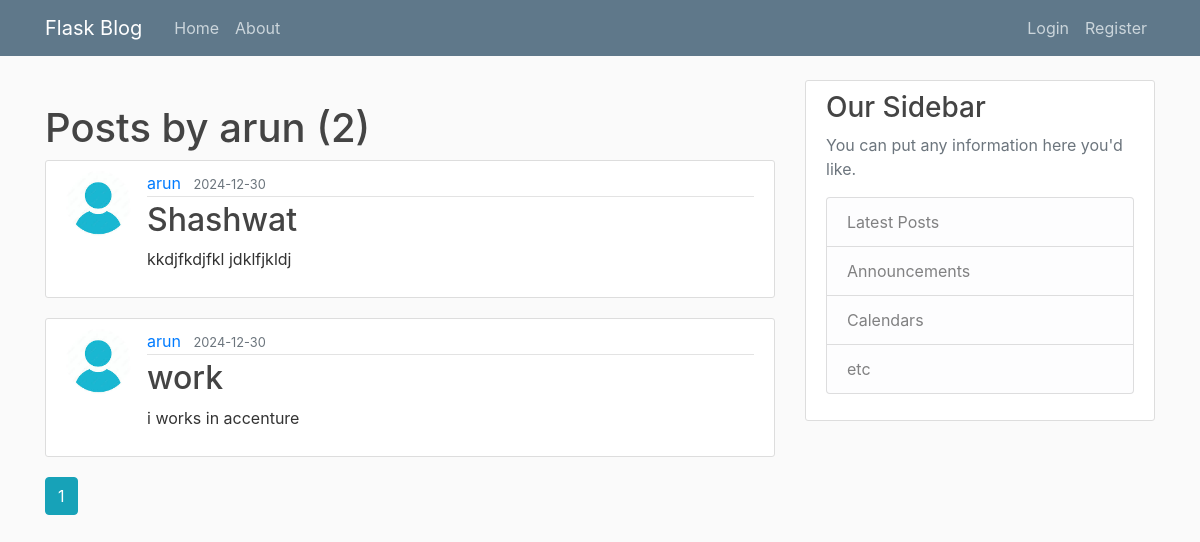
/user/arun, run on an earlier commit of the app's database.
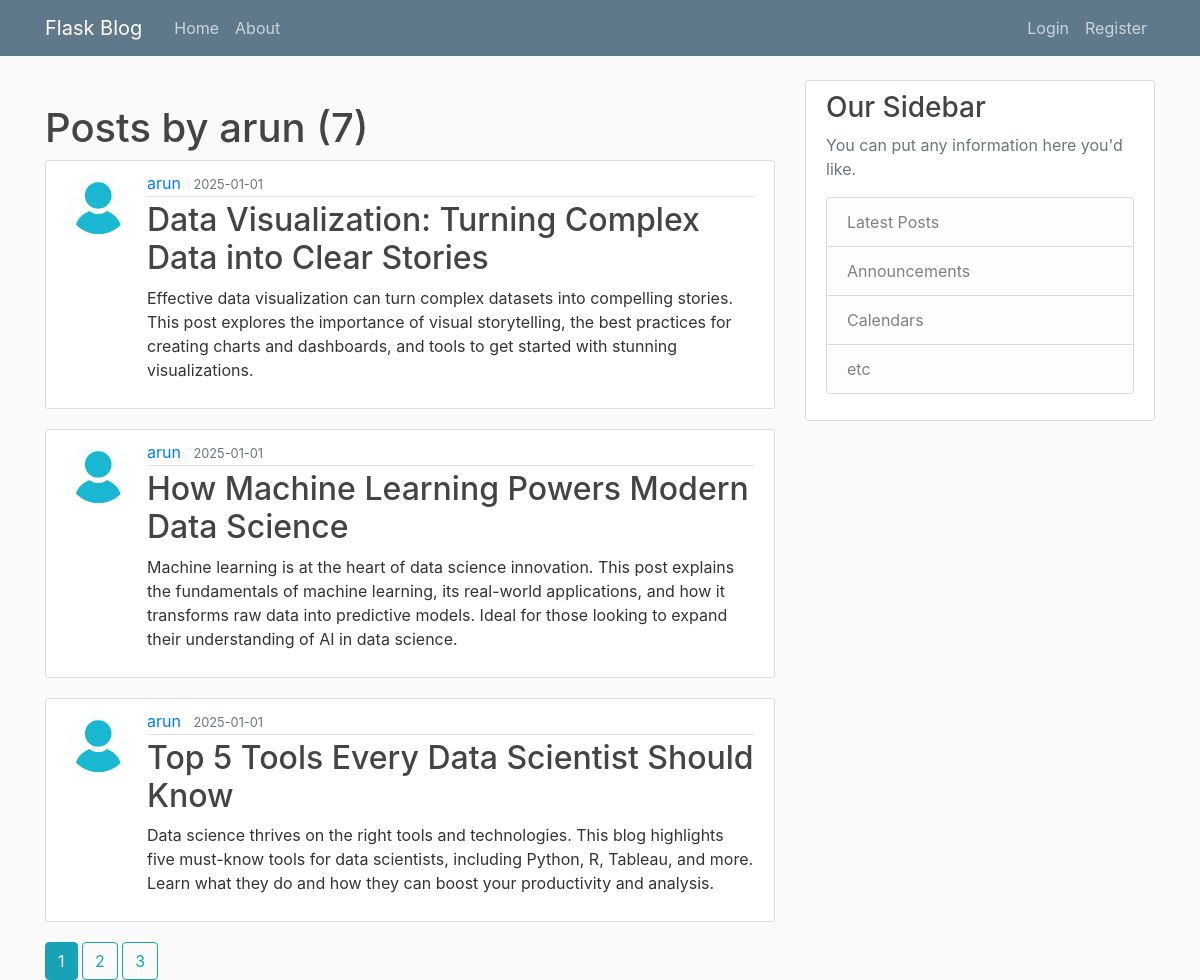
And on a later commit of the database.
### flaskblog/models.py (models this page shows, shortened)
class Post(db.Model, UserMixin):
    id = db.Column(db.Integer, primary_key=True)
    title = db.Column(db.String(100), nullable=False)
    date_posted = db.Column(db.DateTime, nullable=False, default=datetime.utcnow)
    content = db.Column(db.Text, nullable=False)
    user_id = db.Column(db.Integer, db.ForeignKey('user.id'), nullable=False)

class User(db.Model, UserMixin):
    id = db.Column(db.Integer, primary_key=True)
    username = db.Column(db.String(20), unique=True, nullable=False)
    email = db.Column(db.String(120), unique=True, nullable=False)
    image_file = db.Column(db.String(20), nullable=False, default='default.jpg')
    password = db.Column(db.String(60), nullable=False)
    posts = db.relationship('Post', backref='author', lazy=True)

### flaskblog/routes.py (the view)
@app.route('/user/<string:username>')
def user_posts(username):
    page = request.args.get('page', 1, type=int)
    user = User.query.filter_by(username=username).first_or_404()
    posts = Post.query.filter_by(author=user).order_by(Post.date_posted.desc()).paginate(page=page, per_page=3)
    return render_template('user_posts.html',user=user, posts=posts,page=page)

### flaskblog/templates/user_posts.html
{% extends "layout.html" %}
{% block content %}
    <h1 class="mt-4">Posts by {{ user.username }} ({{ posts.total}})</h1>
    {% for post in posts.items %}
        <article class="media content-section">
            <img class="rounded-circle article-img" src="{{ url_for('static', filename='profile_pics/' + post.author.image_file) }}">
            <div class="media-body">
            <div class="article-metadata">
                <a class="mr-2" href="#">{{ post.author.username }}</a>
                <small class="text-muted">{{ post.date_posted.strftime('%Y-%m-%d') }}</small>
            </div>
            <h2><a class="article-title" href="{{ url_for('post',post_id=post.id)}}">{{ post.title }}</a></h2>
            <p class="article-content">{{ post.content }}</p>
            </div>
        </article>
    {% endfor %}
    {% for page_num in posts.iter_pages(left_edge=1, right_edge=1, left_current=1, right_current=1) %}
        {% if page_num %}
            {% if page_num == posts.page: %}
                <strong><a class="btn btn-info" href="{{ url_for('user_posts',username=user.username, page=page_num) }}">{{ page_num }}</a></strong>
            {% else: %}
                <a class="btn btn-outline-info" href="{{ url_for('user_posts',username=user.username, page=page_num) }}">{{ page_num }}</a>
            {% endif %}
        {% else %}
            ...
        {% endif %}
    {% endfor %}
{% endblock content%}

What changed in the data, as far as the page shows it:
no longer on this page (row unchanged): Post: image_file (placeholder picture), author.username "arun", date_posted "2024-12-30", title "Shashwat", content "kkdjfkdjfkl jdklfjkldj"
no longer on this page (row unchanged): Post: image_file (placeholder picture), author.username "arun", date_posted "2024-12-30", title "work", content "i works in accenture"
added Post: image_file (placeholder picture), author.username "arun", date_posted "2025-01-01", title "Data Visualization: Turning Complex Data into Clear Stories", content "Effective data visualization can turn complex datasets into compelling stories. This post explores the importance of visual storytelling, the best practices for creating charts and dashboards, and tools to get started with stunning visualizations."
added Post: image_file (placeholder picture), author.username "arun", date_posted "2025-01-01", title "How Machine Learning Powers Modern Data Science", content "Machine learning is at the heart of data science innovation. This post explains the fundamentals of machine learning, its real-world applications, and how it transforms raw data into predictive models. Ideal for those looking to expand their understanding of AI in data science."
added Post: image_file (placeholder picture), author.username "arun", date_posted "2025-01-01", title "Top 5 Tools Every Data Scientist Should Know", content "Data science thrives on the right tools and technologies. This blog highlights five must-know tools for data scientists, including Python, R, Tableau, and more. Learn what they do and how they can boost your productivity and analysis."
Also different on the page:
{{ posts.total }}: "2" → "7"
new list line: "2"
new list line: "3"
